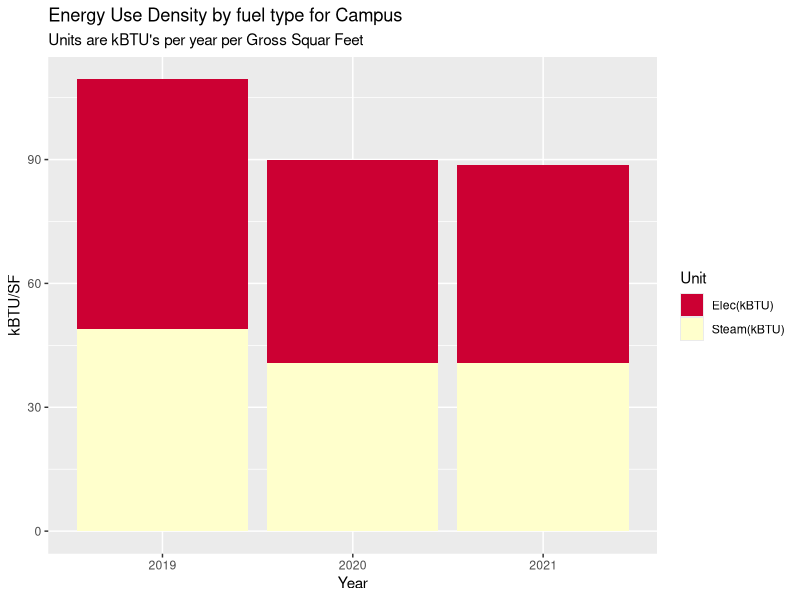
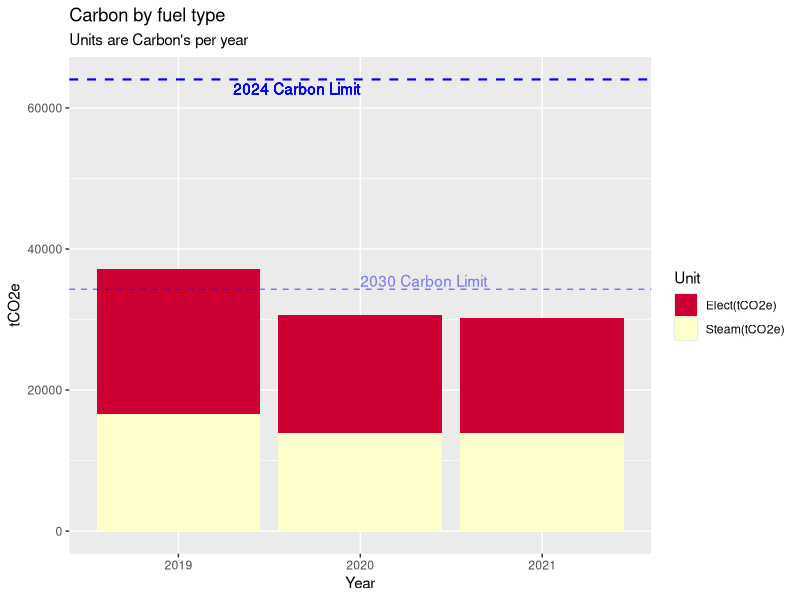
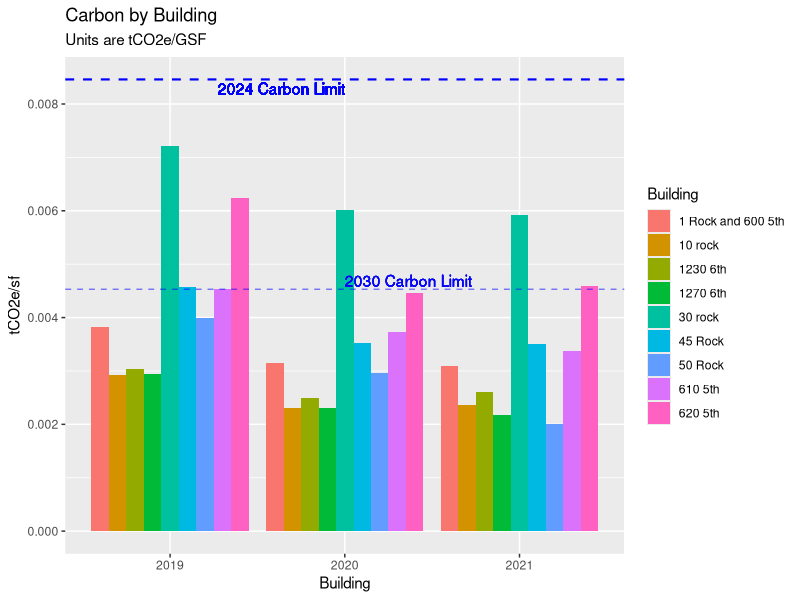
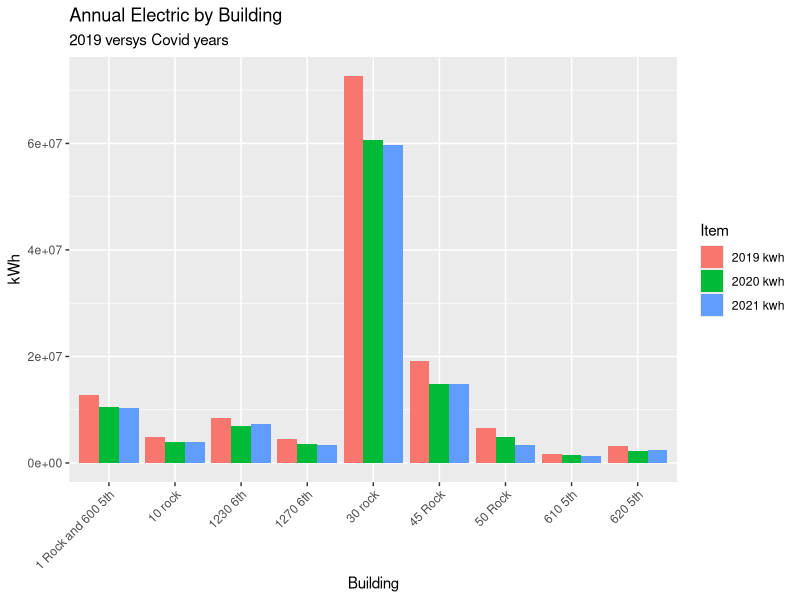
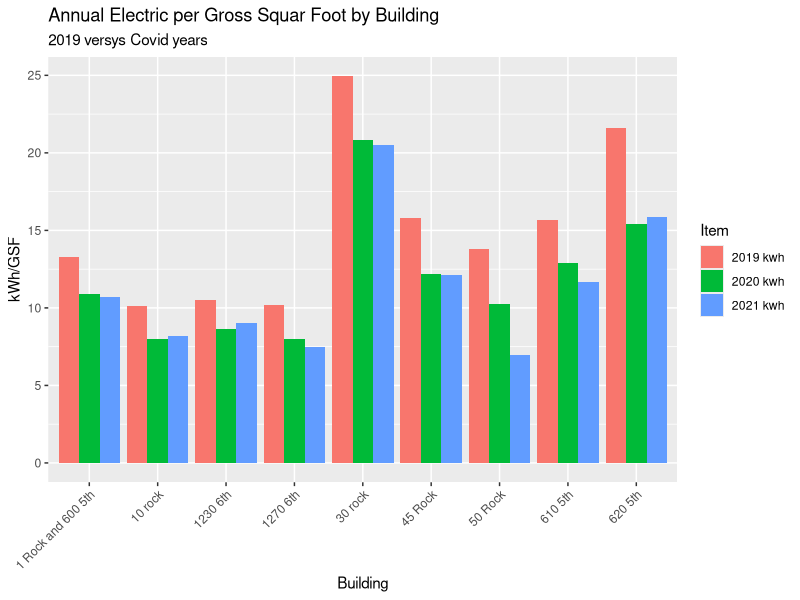
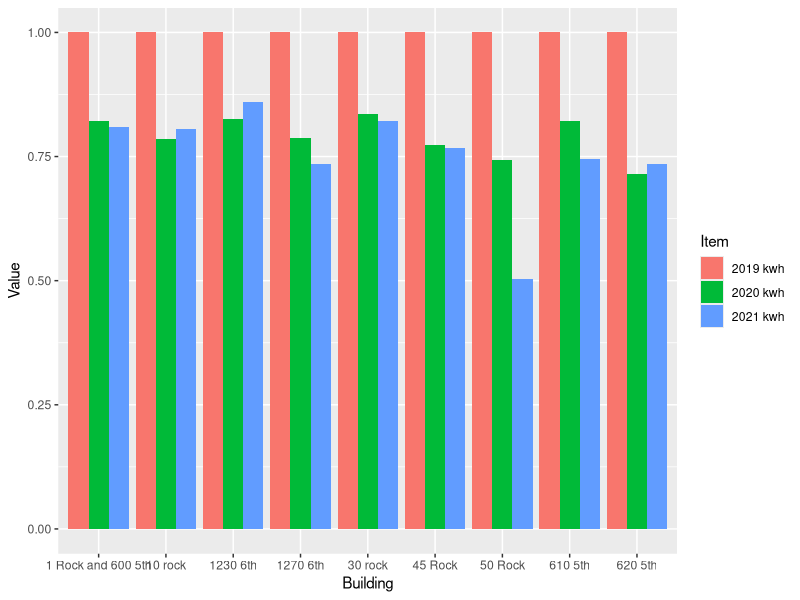
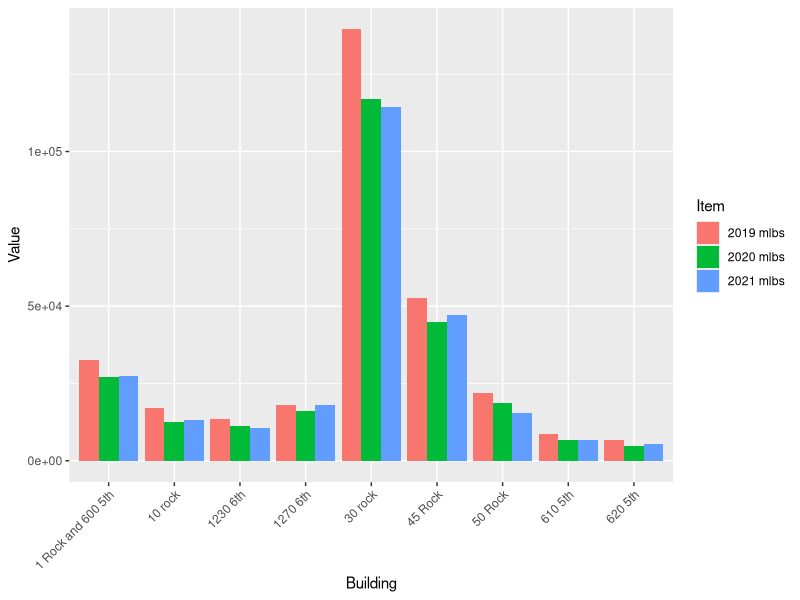
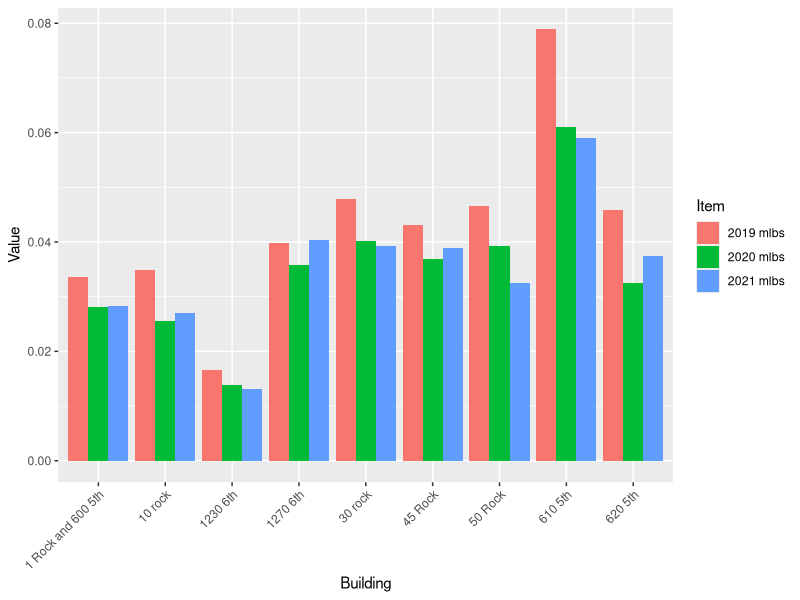

These figures' R source, in order:
## ---- chunk 1

# Load packages 
my_packages <- c("tidyverse", "vroom" , "janitor" , "glue" , "tsibble" , "tidytext","lubridate", "fable", "tsibbledata", "ggplot2", "forecast", "tseries", "rio", "zoo", "readxl", "tsibbledata", "knitr", "kableExtra", "formattable", "scales")
invisible( lapply(my_packages, require, character.only = TRUE))

#Set up environment 
place <- "Home"  #Where are we working today. 
# place <- "work"

if (place == "Home"){setwd("C:/Users/paulr/Documents/R/RockCenterEnergyAnalysis")} else {setwd("C:/Users/prode/Documents/R/RockCenterEnergyAnalysis")}

if (!file.exists("data")) { dir.create("data")}

rm(place, my_packages ) #Clean up

options(dplyr.summarise.inform = FALSE)  # Suppress textin Knit printout. 



# Read in data

'ElecCF' <- 0.000288962  #2021 Carbon Values
'SteamCF' <- 0.00004493 #2021 Carbon Values
'IntensityLimit24' <- 0.00846 #2024 Limit
'IntensityLimit30' <- 0.00453 #2030 Limit

SteamData <- read_excel("data/Energy_Data_for_Net_Zero_Study.xlsx", sheet = "Sheet1", range = "B2:G11" , col_names = TRUE, na = "NA", col_types = NULL ) %>%  select(-5,-6)

ElectricData <- read_excel("data/Energy_Data_for_Net_Zero_Study.xlsx", sheet = "Sheet1", range = "B13:G23" , col_names = TRUE, na = "NA", col_types = NULL ) %>% select(-5,-6)

ElectricData %>% filter(Building == '1 Rock' | Building == '600 5th') %>% 
  select( -Building) %>% 
  summarise_each(funs(sum)) %>% 
  mutate(Building = "1 Rock and 600 5th") %>% 
  select(4,1,2,3) %>% rbind(ElectricData) %>% 
  filter(Building != '1 Rock' & Building != '600 5th') -> ElectricData

BuildingGSF <- read_excel("data/Energy_Data_for_Net_Zero_Study.xlsx", sheet = "Sheet1", range = "B28:C39" , col_names = TRUE, na = "NA", col_types = NULL ) %>% 
  filter(Building != '1 Rock' & Building != '600 5th')

UtilityData <- left_join(ElectricData, SteamData, by="Building") %>% left_join(BuildingGSF, by="Building")
UtilityData[is.na(UtilityData)] <- 0

#Campus EUI for each year 
UtilityData1 <- UtilityData 
apply(UtilityData1[2:4], 2, function(row) row * 3.4121 ) -> UtilityData1[2:4]
apply(UtilityData1[5:7], 2, function(row) row * 1194) -> UtilityData1[5:7]
UtilityData1 %>% select(`2019 kwh`, `2020 kwh`, `2021 kwh`, `2019 mlbs`, `2020 mlbs`, `2021 mlbs`, `Gross Floor Area`) %>%
summarise_each(funs(sum)) -> UtilityData1
    TotalFlArea <- UtilityData1$`Gross Floor Area`
    UtilityData1 %>% 
      select(-`Gross Floor Area`) %>% 
  gather(key = "Item", value = "Value") -> UtilityData1
  cbind(UtilityData1, str_split_fixed(UtilityData1$Item, " ", n=2)) %>% 
  select(-"Item") -> UtilityData1 
  colnames(UtilityData1)  <-  c("Value", "Year", "Unit") 
  apply(UtilityData1[3], 1, function(x) {ifelse(x == "kwh", "Elec(kBTU)", "Steam(kBTU)")}) -> UtilityData1[3]

  ####  PLOTS   ####
  
  
# Make an EUI plot with kBTU vales for both  electric and steam  
UtilityData2 <- UtilityData1
apply(UtilityData2[1], 1, function(row) row / TotalFlArea ) -> UtilityData2[1]
UtilityData2 %>% 
  ggplot(aes(x = Year, y = Value, fill = Unit)) +
  geom_bar(stat = "identity", position = "stack") +
  labs( title = "Energy Use Density by fuel type for Campus",
        subtitle = "Units are kBTU's per year per Gross Squar Feet") +
  xlab("Year") +
  ylab("kBTU/SF") +
  scale_fill_manual(values = c("#CC0033", "#FFFFCC"))


#Make a Carbon table in the dataframe UtilityData1
UtilityData3 <- UtilityData1
  apply(UtilityData3[3], 1, function(x) {ifelse(x == "Elec(kBTU)", "Elect(tCO2e)", "Steam(tCO2e)")}) -> UtilityData3[3]
  UtilityData3 %>% 
  mutate(Carbon = ifelse(Unit == "Elec(kBTU)", Value * ElecCF / 3.4121, Value * SteamCF)) %>% 
  ggplot(aes(x = Year, y = Carbon, fill = Unit)) +
  geom_bar(stat = "identity", position = "stack") +
  labs( title = "Carbon by fuel type",
        subtitle = "Units are Carbon's per year") +
  labs(x = "Year", y = "tCO2e") +
  #guides(fill = FALSE) +
  geom_hline(aes(yintercept = TotalFlArea * IntensityLimit24), color = "blue", linetype = "dashed", size = 0.75) +
  geom_text(aes(x = 2, y = TotalFlArea * IntensityLimit24, label = "2024 Carbon Limit"), hjust = 1, vjust = 1.25 , color = "blue") +
  geom_hline(aes(yintercept = TotalFlArea * IntensityLimit30), linetype = "dashed", color = "blue", size = 0.5, alpha = 0.5) +
  geom_text(aes(x = 2, y = TotalFlArea * IntensityLimit30, label = "2030 Carbon Limit"), hjust = 0, vjust = -.2 , color = "blue", alpha = 0.1) +
  scale_fill_manual(values = c("#CC0033", "#FFFFCC"))


## ---- chunk 2

#Plot Carbon Intensities versus LL97 Limits 
UtilityData1 <- UtilityData 
#apply(UtilityData1[2:4], 2, function(row) row * 3.4121 ) -> UtilityData1[2:4]
apply(UtilityData1[5:7], 2, function(row) row * 1194) -> UtilityData1[5:7]
UtilityData1[2:7]/UtilityData1$`Gross Floor Area` -> UtilityData1[2:7]
colnames(UtilityData1) <- c("Building", "2019 kwh", "2020 kwh", "2021 kwh", "2019 kBTUs", "2020 kBTUs", "2021 kBTUs", "Gross Floor Area")

UtilityData1 %>% select("Building", "2019 kwh", "2020 kwh", "2021 kwh", "2019 kBTUs", "2020 kBTUs", "2021 kBTUs") -> UtilityData1

UtilityData1 %>% 
  gather(key = "Item", value = "Value", -"Building") -> UtilityData1
  cbind(UtilityData1, str_split_fixed(UtilityData1$Item, " ", n=2)) %>% 
  select(-"Item") -> UtilityData1 
  colnames(UtilityData1)  <-  c("Building", "Value", "Year", "Unit") 
  UtilityData1 %>% 
    mutate("Carbon/SF" = ifelse(Unit == "kwh", Value * ElecCF, Value * SteamCF)) %>% 
    select(Building, Year, Unit, `Carbon/SF`) %>% 
    mutate("Carbon" = "tCO2e") -> UtilityData1


UtilityData1 %>%   
ggplot(aes(x = Year, y = `Carbon/SF`, fill = Building, group = Building)) +
  geom_bar(stat = "identity", position = "dodge") +
  labs( title = "Carbon by Building",
        subtitle = "Units are tCO2e/GSF") +
  labs(x = "Building", y = "tCO2e/sf") +
  geom_hline(aes(yintercept = IntensityLimit24), color = "blue", linetype = "dashed", size = 0.75) +
  geom_text(aes(x = 2, y = IntensityLimit24, label = "2024 Carbon Limit"), hjust = 1, vjust = 1.25 , color = "blue") +
  geom_hline(aes(yintercept = IntensityLimit30), linetype = "dashed", color = "blue", size = 0.5, alpha = 0.5) +
  geom_text(aes(x = 2, y = IntensityLimit30, label = "2030 Carbon Limit"), hjust = 0, vjust = -.2 , color = "blue", alpha = 0.1) 
  

## ---- chunk 3

#1 Electric kWh
ElectricData %>% select(Building, `2019 kwh`, `2020 kwh`, `2021 kwh`) %>% 
  gather(key = "Item", value = "Value", -Building) %>%
  ggplot(aes(x = Building, y = Value, fill = Item, group = Item)) +
  labs( title = "Annual Electric by Building",
        subtitle = "2019 versys Covid years", x = "Building", y = "kWh") +
  theme(axis.text.x = element_text (angle = 45, vjust = 1, hjust=1)) +
  geom_bar(stat = "identity", position = "dodge")

#2 Electric kWh per GSF 
UtilityData1 <- UtilityData
apply(UtilityData1[2:7], 2, function(row) row / UtilityData1$`Gross Floor Area`) -> UtilityData1[2:7]
UtilityData1 %>% select(Building, `2019 kwh`, `2020 kwh`, `2021 kwh`) %>% 
  gather(key = "Item", value = "Value", -Building) %>% 
  ggplot(aes(x = Building, y = Value, fill = Item, group = Item)) +
  labs( title = "Annual Electric per Gross Squar Foot by Building",
        subtitle = "2019 versys Covid years", x = "Building", y = "kWh/GSF") +
  theme(axis.text.x = element_text (angle = 45, vjust = 1, hjust=1)) +
  geom_bar(stat = "identity", position = "dodge")


#3 percent kWh reductions relative to 2019 
UtilityData1 <- UtilityData
apply(UtilityData1[2:7], 2, function(row) row / UtilityData1$`Gross Floor Area`) -> UtilityData1[2:7]
apply(UtilityData1[2:4], 2, function(row) row / UtilityData1$`2019 kwh`) -> UtilityData1[2:4]
UtilityData1 %>% select(Building, `2019 kwh`, `2020 kwh`, `2021 kwh`) %>% 
  gather(key = "Item", value = "Value", -Building) %>% 
  ggplot(aes(x = Building, y = Value, fill = Item, group = Item)) +
  geom_bar(stat = "identity", position = "dodge")


# 4 Steam mlb 
SteamData %>% select(Building, `2019 mlbs`, `2020 mlbs`, `2021 mlbs`) %>% 
  gather(key = "Item", value = "Value", -Building) %>%
  ggplot(aes(x = Building, y = Value, fill = Item, group = Item)) +
  theme(axis.text.x = element_text (angle = 45, vjust = 1, hjust=1)) +
  geom_bar(stat = "identity", position = "dodge")

#5 steam mlb per gsf 
UtilityData1 <- UtilityData
apply(UtilityData1[2:7], 2, function(row) row / UtilityData1$`Gross Floor Area`) -> UtilityData1[2:7]
UtilityData1 %>% select(Building, `2019 mlbs`, `2020 mlbs`, `2021 mlbs`) %>% 
  gather(key = "Item", value = "Value", -Building) %>% 
  ggplot(aes(x = Building, y = Value, fill = Item, group = Item)) +
  theme(axis.text.x = element_text (angle = 45, vjust = 1, hjust=1)) +
  geom_bar(stat = "identity", position = "dodge")


#6 percent down from 2019
UtilityData1 <- UtilityData
apply(UtilityData1[2:7], 2, function(row) row / UtilityData1$`Gross Floor Area`) -> UtilityData1[2:7]
apply(UtilityData1[5:7], 2, function(row) row / UtilityData1$`2019 mlbs`) -> UtilityData1[5:7]
UtilityData1 %>% select(Building, `2019 mlbs`, `2020 mlbs`, `2021 mlbs`) %>% 
  gather(key = "Item", value = "Value", -Building) %>% 
  ggplot(aes(x = Building, y = Value, fill = Item, group = Item)) +
  geom_bar(stat = "identity", position = "dodge")



## ---- chunk 4


EPA_data <- read_excel("data/EPA_Annual_Energy_Use_By_Meter.xlsx", range = "A6:BB155" , col_names = FALSE, na = "NA", col_types = NULL )

EPA_data <- read_excel("data/EPA_Annual_Energy_Use_By_Meter.xlsx", skip = 4)
